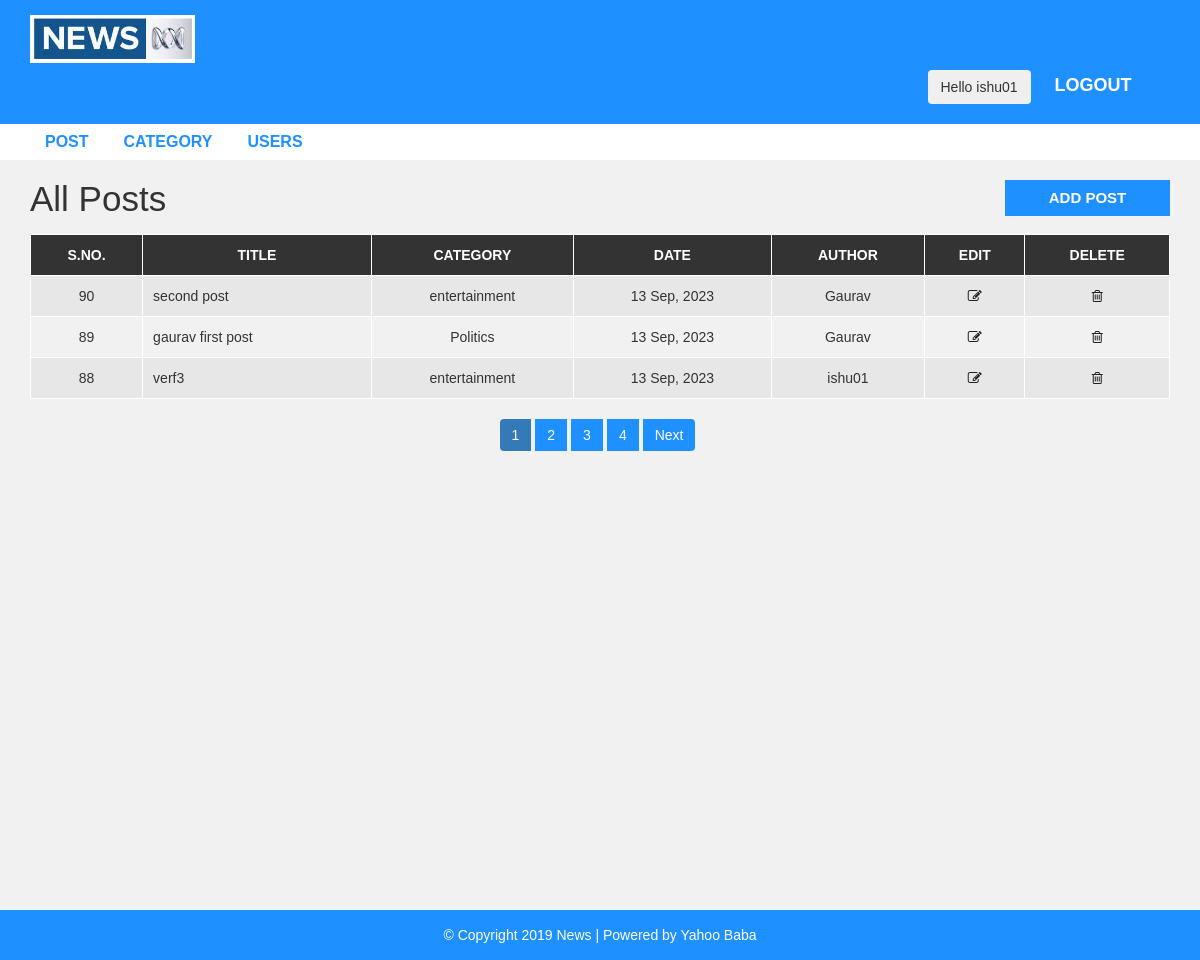
The page /admin/post.php (signed in) on the database its author committed.
### tables this page shows
CREATE TABLE `post` (
  `post_id` int(11) NOT NULL,
  `title` varchar(100) NOT NULL,
  `description` text NOT NULL,
  `category` varchar(100) NOT NULL,
  `post_date` varchar(50) NOT NULL,
  `author` int(11) NOT NULL,
  `post_img` varchar(100) NOT NULL
);

CREATE TABLE `category` (
  `category_id` int(11) NOT NULL,
  `category_name` varchar(100) NOT NULL,
  `post` int(11) NOT NULL DEFAULT 0
);

CREATE TABLE `user` (
  `user_id` int(10) UNSIGNED NOT NULL,
  `first_name` varchar(30) NOT NULL,
  `last_name` varchar(30) NOT NULL,
  `username` varchar(30) DEFAULT NULL,
  `password` varchar(40) DEFAULT NULL,
  `role` int(11) NOT NULL
);

### admin/post.php (the view, shortened to what this page needs)
<?php include "header.php"; ?>
<div id="admin-content">
    <div class="container">
        <div class="row">
            <div class="col-md-10">
                <h1 class="admin-heading">All Posts</h1>
            </div>
            <div class="col-md-2">
                <a class="add-new" href="add-post.php">add post</a>
            </div>
            <div class="col-md-12">
                <table class="content-table">
                    <thead>
                        <th>S.No.</th>
                        <th>Title</th>
                        <th>Category</th>
                        <th>Date</th>
                        <th>Author</th>
                        <th>Edit</th>
                        <th>Delete</th>
                    </thead>
                    <tbody>
                        <?php
                        include('config.php');
                        $limit = 3;
                        if (isset($_GET['page'])) {
                            $page = $_GET['page'];
                        } else {
                            $page = 1;
                        }
                        $offset = ($page - 1) * $limit;
                        if ($_SESSION['role'] == 1) {
                            $sql = "
                            SELECT * FROM post
                            LEFT JOIN category ON post.category = category.category_id
                            LEFT JOIN user ON post.author = user.user_id
                            ORDER BY post.post_id DESC LIMIT {$offset},{$limit};
                            ";
                        }
                        $result = mysqli_query($conn, $sql) or die("Failed Query");
                        if (mysqli_num_rows($result) > 0) {
                            while ($row = mysqli_fetch_assoc($result)) {
                        ?>
                                <tr>
                                    <td class='id'><?php echo $row['post_id'] ?></td>
                                    <td><?php echo $row['title'] ?></td>
                                    <td><?php echo $row['category_name']  ?></td>
                                    <td><?php echo $row['post_date'] ?></td>
                                    <td><?php echo $row['username'] ?></td>
                                    <td class='edit'><a href='update-post.php?id=<?php echo $row['post_id'] ?>'><i class='fa fa-edit'></i></a></td>
                                    <td class='delete'><a href='delete-post.php?id=<?php echo $row['post_id'] ?>&cid=<?php echo $row['category'] ?>'><i class='fa fa-trash-o'></i></a></td>
                                </tr>
                        <?php }
                        } ?>
                    </tbody>
                </table>
                <?php
                if ($_SESSION['role'] == 0) {
                    $sql1 = "SELECT * FROM post WHERE author = {$_SESSION['user_id']}";
                } elseif($_SESSION['role'] == 1) {
                    $sql1 = "SELECT * FROM post";
                }
                $result1 = mysqli_query($conn, $sql1) or die("Query Failed");
                if (mysqli_num_rows($result1) > 0) {
                    $total_record = mysqli_num_rows($result1);
                    $totalPage = ceil($total_record / $limit);
                    echo "<ul class='pagination admin-pagination'>";
                    for ($i = 1; $i <= $totalPage; $i++) {
                        if ($i == $page) {
                            $active = "active";
                        } else {
                            $active = "";
                        }
                        echo '<li class="' . $active . '"><a href="post.php?page=' . $i . '">' . $i . '</a></li>';
                    }
                    if ($page < $totalPage) {
                        echo '<li><a href="post.php?page=' . ($page + 1) . '">Next</a></li>';
                    }
                    echo '</ul>';
                }
                ?>
            </div>
        </div>
    </div>
</div>
<?php include "footer.php"; ?>

### css/style.css (style rules this page uses)
body { background: #f1f1f1; font-family: sans-serif,arial,Helvetica; }
a, a:hover, a:focus { text-decoration: none; outline: none; }
ul { margin:0; padding:0; list-style:none; }
#admin-content { padding: 20px 0; min-height: 750px; }
#admin-content .admin-heading { font-size: 35px; margin: 0 0 15px; }
#admin-content .add-new { color: #fff; background-color: #1E90FF; font-size: 15px; font-weight: 600; text-align: center; text-transform: uppercase; padding: 7px 10px; display: block; transition: all 0.3s; }
#admin-content .content-table { border: 1px solid #000; width: 100%; margin: 0 0 20px; }
#admin-content .content-table thead { color: #fff; background-color: #333; }
#admin-content .content-table th { padding: 10px; border: 1px solid #fff; font-weight: 600; text-align: center; text-transform: uppercase; }
#admin-content .content-table tbody { color: #333; }
#admin-content .content-table tbody tr { background-color: #e7e7e7; }
#admin-content .content-table tbody tr:nth-child(even) { background-color: transparent; }
#admin-content .content-table tbody td { padding: 10px; border: 1px solid #fff; text-align: center; }
#admin-content .content-table tbody td:nth-child(2) { text-align: left; }
#admin-content .admin-pagination { margin: 0; }
#admin-content .admin-pagination li a { display: block; }
.id, .edit, .delete { text-align:center; }
.pagination { display: block; text-align: center; margin: 0; }
.pagination li { display:inline-block; margin: 0 5px 0 0; }
.pagination li a { border: none; background: #1e90ff; color: #fff; }
i.fa { color:#222; }

### rows shown on the page
post: post_id "90", title "second post", category.category_name "entertainment", post_date "13 Sep, 2023", user.username "Gaurav"
post: post_id "89", title "gaurav first post", category.category_name "Politics", post_date "13 Sep, 2023", user.username "Gaurav"
post: post_id "88", title "verf3", category.category_name "entertainment", post_date "13 Sep, 2023", user.username "ishu01"

### other values the page prints
$_SESSION['username'] "ishu01"
